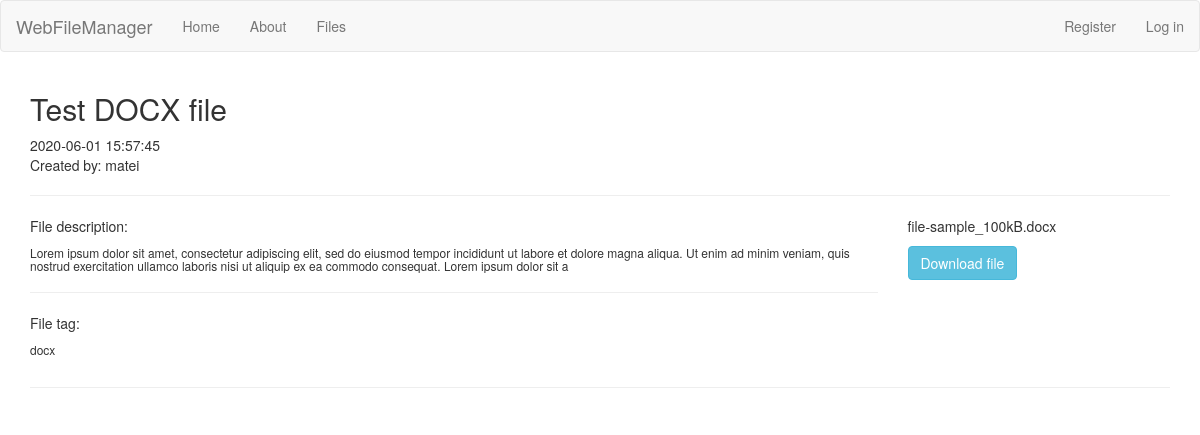
Page /files/35 on the committed database.
### tables this page shows
CREATE TABLE `files` (
  `id` int(11) NOT NULL,
  `user_id` int(11) NOT NULL,
  `title` varchar(255) NOT NULL,
  `description` varchar(255) NOT NULL,
  `tag` varchar(255) NOT NULL,
  `attachment` varchar(255) NOT NULL,
  `original_name` varchar(255) NOT NULL,
  `created_at` timestamp NOT NULL DEFAULT CURRENT_TIMESTAMP,
  `updated_at` timestamp NULL DEFAULT NULL
);

CREATE TABLE `users` (
  `id` int(11) NOT NULL,
  `name` varchar(255) NOT NULL,
  `email` varchar(255) NOT NULL,
  `username` varchar(255) NOT NULL,
  `password` varchar(255) NOT NULL,
  `register_date` timestamp NOT NULL DEFAULT CURRENT_TIMESTAMP
);

### application/controllers/Files.php (called while the page is built, shortened)
<?php
class Files extends CI_Controller {
    public function view($id = NULL) {
        $data['file'] = $this->filesmodel->get_files($id);
        $data['title'] = $data['file']['title'];
        $this->load->view('templates/header');
        $this->load->view('files/view', $data);
        $this->load->view('templates/footer');
    }
}

### index.php (called while the page is built, shortened)
<?php
require_once BASEPATH.'core/CodeIgniter.php';

### application/models/FilesModel.php (called while the page is built, shortened)
<?php
class FilesModel extends CI_Model {
    public function get_files($id = NULL) {
        $this->db->select('files.id, files.title, files.description,
            files.attachment, files.created_at, files.user_id, files.tag, files.original_name, users.username');
        $this->db->order_by('files.id', 'DESC');
        $this->db->join('users', 'users.id = files.user_id');
        if(empty($id)) {
            $query = $this->db->get('files');
            return $query->result_array();
        }
        else {
            $query = $this->db->get_where('files', array('files.id' => $id));
            return $query->row_array();
        }
    }
}

### application/views/files/view.php (the view, shortened to what this page needs)
<h2>
    <?php
        echo $file['title'];
    ?>
</h2>
<?php
echo $file['created_at'];
?>
<p>
    Created by: <?php echo $file['username']; ?>
</p>
<hr>
<div class="file_details">
    <div class="row">
        <div class="col-md-9">
            <p>File description:</p>
            <h6>
                <?php
                echo $file['description'];
                ?>
            </h6>
            <?php if(!empty($file['tag'])) { ?>
                <hr>
                <p>File tag:</p>
                <h6>
                    <?php
                    echo $file['tag'];
                    ?>
                </h6>
            <?php } ?>
        </div>
        <?php
        if(!empty($file['attachment'])) {
            ?>
            <div class="col-md-3">
                <p><?php echo $file['original_name']; ?></p>
                <a href="<?php echo site_url() . 'assets/uploadedFiles/' . $file['attachment']; ?>" download="<?php echo $file['original_name']; ?>" class="btn btn-info">
                    Download file
                </a>
                <br/>
            </div>
        <?php } ?>
    </div>
</div>
<hr>

### rows in the picture
files: title "Test DOCX file", created_at "2020-06-01 15:57:45", user.username "matei", description "Lorem ipsum dolor sit amet, consectetur adipiscing elit, sed do eiusmod tempor incididunt ut labore et dolore magna aliqua. Ut enim ad minim veniam, quis nostrud exercitation ullamco laboris nisi ut aliquip ex ea commodo consequat. Lorem ipsum dolor sit a", tag "docx", original_name "file-sample_100kB.docx"
